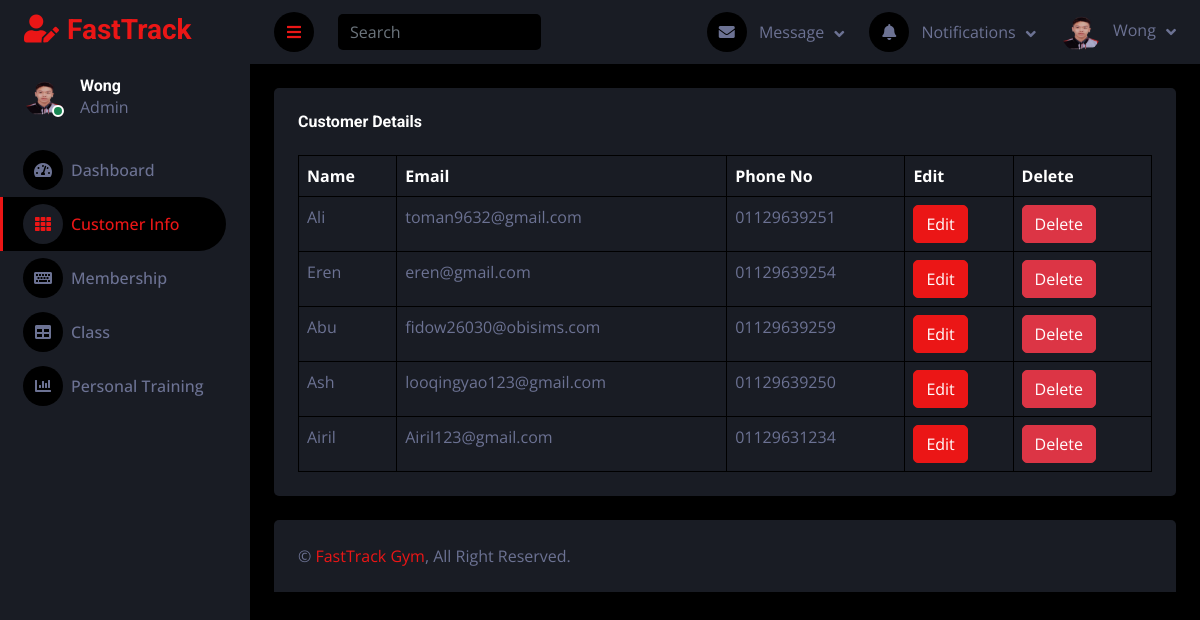
/FastTrack/dashboardStaff/customer.php, run on an earlier commit of the app's database.
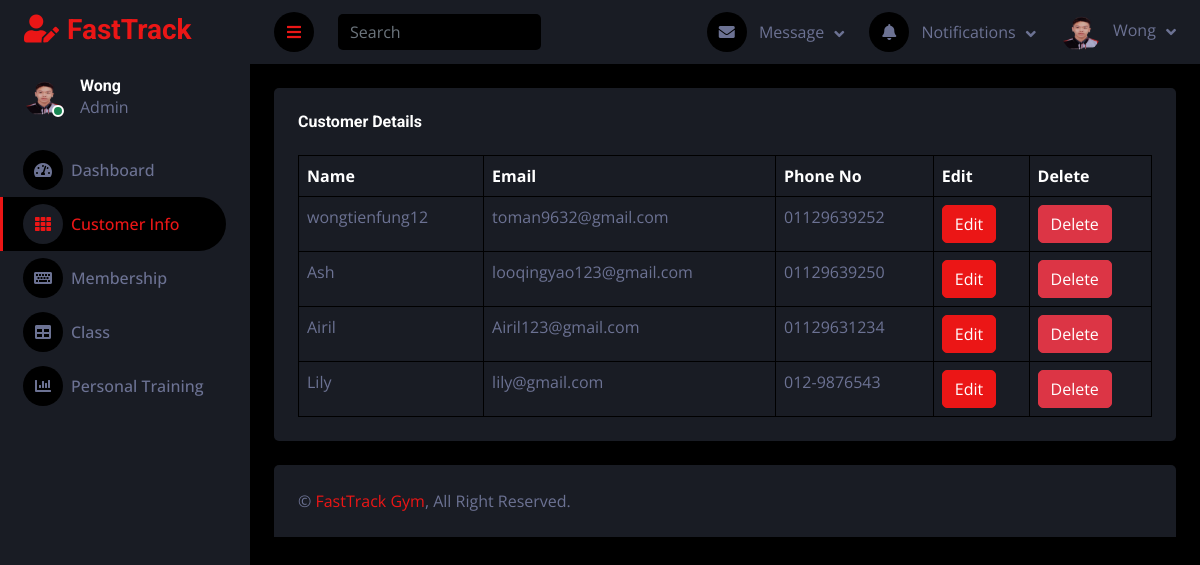
And on a later commit of the database.
### tables this page shows
CREATE TABLE `users` (
  `id` int NOT NULL,
  `full_name` varchar(100) NOT NULL,
  `email` varchar(100) NOT NULL,
  `password` varchar(255) NOT NULL,
  `phoneNo` text,
  `verification_token` varchar(255) DEFAULT NULL,
  `verified` tinyint(1) DEFAULT '0',
  `created_at` timestamp NULL DEFAULT CURRENT_TIMESTAMP,
  `user_type` varchar(50) NOT NULL DEFAULT 'user',
  `reset_token` varchar(255) DEFAULT NULL,
  `reset_token_expiry` datetime DEFAULT NULL
);

### FastTrack/dashboardStaff/customer.php (the view, shortened to what the changed rows need)
<!DOCTYPE html>
<html lang="en">
<head>
    <link href="https://cdnjs.cloudflare.com/ajax/libs/font-awesome/5.10.0/css/all.min.css" rel="stylesheet">
    <link href="https://cdn.jsdelivr.net/npm/bootstrap-icons@1.4.1/font/bootstrap-icons.css" rel="stylesheet">
    <link href="lib/owlcarousel/assets/owl.carousel.min.css" rel="stylesheet">
    <link href="lib/tempusdominus/css/tempusdominus-bootstrap-4.min.css" rel="stylesheet" />
    <link href="css/bootstrap.min.css" rel="stylesheet">
    <link href="css/style.css" rel="stylesheet">
</head>
<body>
    <div class="container-fluid position-relative d-flex p-0">
        <div class="content">
            <div class="container-fluid pt-4 px-4">
                <div class="bg-secondary rounded p-4">
                    <div class="table-responsive">
                        <table class="table table-bordered table-hover mb-0">
                            <thead>
                                <tr class="text-white">
                                    <th scope="col">Name</th>
                                    <th scope="col">Email</th>
                                    <th scope="col">Phone No</th>
                                    <th scope="col">Edit</th>
                                    <th scope="col">Delete</th>
                                </tr>
                            </thead>
                            <tbody>
                                <?php
                                $servername = "localhost";
                                $username = "root";
                                $password = "root";
                                $dbname = "fasttrack_gym";
                                $conn = new mysqli($servername, $username, $password, $dbname);
                                $sql = "SELECT id, full_name, email, phoneNo FROM users WHERE user_type = 'user'";
                                $result = $conn->query($sql);
                                if ($result->num_rows > 0) {
                                    while ($row = $result->fetch_assoc()) {
                                        echo "<tr>";
                                        echo "<td>" . $row['full_name'] . "</td>";
                                        echo "<td>" . $row['email'] . "</td>";
                                        echo "<td>" . $row['phoneNo'] . "</td>";
                                        echo "<td><a href='edit_customer.php?id=" . $row['id'] . "' class='btn btn-primary'>Edit</a></td>";
                                        echo "<td><a href='delete_customer.php?id=" . $row['id'] . "' class='btn btn-danger' onclick='return confirm(\"Are you sure you want to delete this customer?\")'>Delete</a></td>";
                                        echo "</tr>";
                                    }
                                } else {
								echo "<tr><td colspan='5'>No customer data found</td></tr>";
								}
							?>
						</tbody>
					</table>
                    </div>
                </div>
            </div>
        </div>
    </div>
</body>
</html>

What changed in the data, as far as the page shows it:
removed users: full_name "Eren", email "eren@gmail.com", phoneNo "01129639254"
removed users: full_name "Abu", email "fidow26030@obisims.com", phoneNo "01129639259"
changed users "toman9632@gmail.com": full_name "Ali" → "wongtienfung12"; phoneNo "01129639251" → "01129639252"
added users: full_name "Lily", email "lily@gmail.com", phoneNo "012-9876543"
